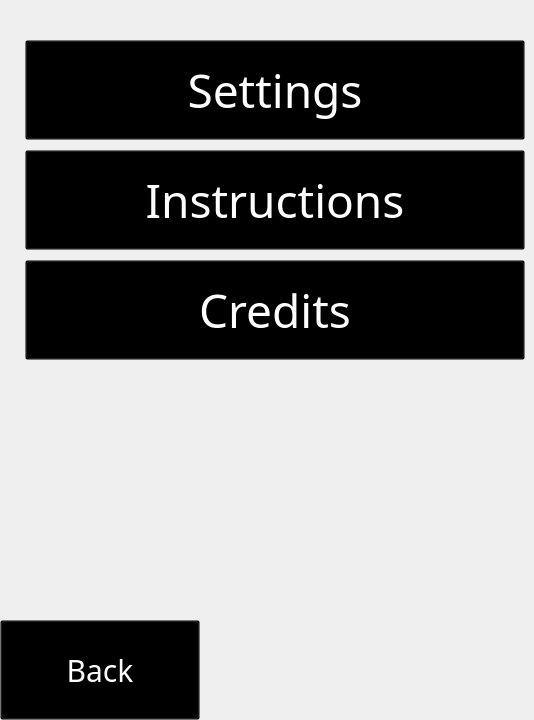
    <widget class="QWidget" name="options_background">
     <property name="maximumSize">
      <size>
       <width>960</width>
       <height>720</height>
      </size>
     </property>
     <widget class="QToolButton" name="options_back_button">
      <property name="geometry">
       <rect>
        <x>0</x>
        <y>620</y>
        <width>200</width>
        <height>100</height>
       </rect>
      </property>
      <property name="font">
       <font>
        <family>Vanilla Extract</family>
        <pointsize>-1</pointsize>
       </font>
      </property>
      <property name="cursor">
       <cursorShape>PointingHandCursor</cursorShape>
      </property>
      <property name="styleSheet">
       <string notr="true">
QToolButton::hover{ color: white; background: transparent; font-size: 40px;}
QToolButton {background: transparent; color: white; font-size: 30px;}
</string>
      </property>
      <property name="text">
       <string>Back</string>
      </property>
     </widget>
     <widget class="QToolButton" name="options_credits_button">
      <property name="geometry">
       <rect>
        <x>25</x>
        <y>260</y>
        <width>500</width>
        <height>100</height>
       </rect>
      </property>
      <property name="font">
       <font>
        <family>Vanilla Extract</family>
        <pointsize>-1</pointsize>
       </font>
      </property>
      <property name="cursor">
       <cursorShape>PointingHandCursor</cursorShape>
      </property>
      <property name="styleSheet">
       <string notr="true">
QToolButton::hover{ color: white; background: transparent; font-size: 60px;}
QToolButton {background: transparent; color: white; font-size: 46px;}
</string>
      </property>
      <property name="text">
       <string>Credits</string>
      </property>
     </widget>
     <widget class="QToolButton" name="options_instructions_button">
      <property name="geometry">
       <rect>
        <x>25</x>
        <y>150</y>
        <width>500</width>
        <height>100</height>
       </rect>
      </property>
      <property name="sizePolicy">
       <sizepolicy hsizetype="Fixed" vsizetype="Fixed">
        <horstretch>0</horstretch>
        <verstretch>0</verstretch>
       </sizepolicy>
      </property>
      <property name="font">
       <font>
        <family>Vanilla Extract</family>
        <pointsize>-1</pointsize>
       </font>
      </property>
      <property name="cursor">
       <cursorShape>PointingHandCursor</cursorShape>
      </property>
      <property name="styleSheet">
       <string notr="true">
QToolButton::hover{ color: white; background: transparent; font-size: 60px;}
QToolButton {background: transparent; color: white; font-size: 46px;}
</string>
      </property>
      <property name="text">
       <string>Instructions</string>
      </property>
      <property name="autoRaise">
       <bool>false</bool>
      </property>
     </widget>
     <widget class="QToolButton" name="options_settings_button">
      <property name="geometry">
       <rect>
        <x>25</x>
        <y>40</y>
        <width>500</width>
        <height>100</height>
       </rect>
      </property>
      <property name="font">
       <font>
        <family>Vanilla Extract</family>
        <pointsize>-1</pointsize>
       </font>
      </property>
      <property name="cursor">
       <cursorShape>PointingHandCursor</cursorShape>
      </property>
      <property name="styleSheet">
       <string notr="true">
QToolButton::hover{ color: white; background: transparent; font-size: 60px;}
QToolButton {background: transparent; color: white; font-size: 46px;}
</string>
      </property>
      <property name="text">
       <string>Settings</string>
      </property>
     </widget>
    </widget>
